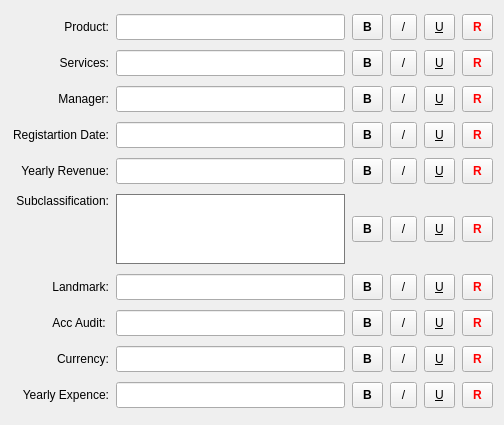
       <widget class="QWidget" name="scrollAreaWidgetContents_6">
        <property name="geometry">
         <rect>
          <x>0</x>
          <y>0</y>
          <width>504</width>
          <height>425</height>
         </rect>
        </property>
        <layout class="QGridLayout" name="gridLayout">
         <item row="0" column="0">
          <widget class="QWidget" name="widget_7" native="true">
           <property name="sizePolicy">
            <sizepolicy hsizetype="Ignored" vsizetype="Preferred">
             <horstretch>0</horstretch>
             <verstretch>0</verstretch>
            </sizepolicy>
           </property>
           <property name="contextMenuPolicy">
            <enum>Qt::NoContextMenu</enum>
           </property>
           <property name="acceptDrops">
            <bool>true</bool>
           </property>
           <property name="styleSheet">
            <string notr="true">font: 9pt &quot;MS Shell Dlg 2&quot;;


</string>
           </property>
           <layout class="QGridLayout" name="gridLayout_12">
            <property name="leftMargin">
             <number>0</number>
            </property>
            <property name="topMargin">
             <number>0</number>
            </property>
            <property name="rightMargin">
             <number>0</number>
            </property>
            <property name="bottomMargin">
             <number>0</number>
            </property>
            <property name="spacing">
             <number>7</number>
            </property>
            <item row="8" column="2">
             <widget class="QPushButton" name="pushButton_125">
              <property name="maximumSize">
               <size>
                <width>16777215</width>
                <height>16777215</height>
               </size>
              </property>
              <property name="styleSheet">
               <string notr="true">padding:10px;
font: 75 8pt &quot;Arial&quot;;
padding-top:5px;
padding-bottom:5px;
font-weight:bold;</string>
              </property>
              <property name="text">
               <string>B</string>
              </property>
             </widget>
            </item>
            <item row="5" column="0" alignment="Qt::AlignTop">
             <widget class="QLabel" name="label_44">
              <property name="text">
               <string>Subclassification:</string>
              </property>
              <property name="alignment">
               <set>Qt::AlignRight|Qt::AlignTrailing|Qt::AlignVCenter</set>
              </property>
             </widget>
            </item>
            <item row="6" column="5">
             <widget class="QPushButton" name="pushButton_120">
              <property name="styleSheet">
               <string notr="true">padding:10px;
padding-top:5px;
padding-bottom:5px;
font-weight:bold;
color:red;</string>
              </property>
              <property name="text">
               <string>R</string>
              </property>
             </widget>
            </item>
            <item row="0" column="4">
             <widget class="QPushButton" name="pushButton_95">
              <property name="styleSheet">
               <string notr="true">padding:10px;
text-decoration: underline;
font: 75 8pt &quot;Arial&quot;;
padding-top:5px;
padding-bottom:5px;
</string>
              </property>
              <property name="text">
               <string>U</string>
              </property>
             </widget>
            </item>
            <item row="0" column="5">
             <widget class="QPushButton" name="pushButton_96">
              <property name="styleSheet">
               <string notr="true">padding:10px;
padding-top:5px;
padding-bottom:5px;
font-weight:bold;
color:red;</string>
              </property>
              <property name="text">
               <string>R</string>
              </property>
             </widget>
            </item>
            <item row="9" column="4">
             <widget class="QPushButton" name="pushButton_131">
              <property name="styleSheet">
               <string notr="true">padding:10px;
text-decoration: underline;
font: 75 8pt &quot;Arial&quot;;
padding-top:5px;
padding-bottom:5px;
</string>
              </property>
              <property name="text">
               <string>U</string>
              </property>
             </widget>
            </item>
            <item row="5" column="2">
             <widget class="QPushButton" name="pushButton_105">
              <property name="styleSheet">
               <string notr="true">padding:10px;
font: 75 8pt &quot;Arial&quot;;
padding-top:5px;
padding-bottom:5px;
font-weight:bold;</string>
              </property>
              <property name="text">
               <string>B</string>
              </property>
             </widget>
            </item>
            <item row="0" column="1">
             <widget class="QLineEdit" name="lineEdit_21">
              <property name="maximumSize">
               <size>
                <width>260</width>
                <height>16777215</height>
               </size>
              </property>
              <property name="contextMenuPolicy">
               <enum>Qt::NoContextMenu</enum>
              </property>
              <property name="styleSheet">
               <string notr="true">padding:4px;</string>
              </property>
             </widget>
            </item>
            <item row="2" column="1">
             <widget class="QLineEdit" name="lineEdit_23">
              <property name="maximumSize">
               <size>
                <width>260</width>
                <height>16777215</height>
               </size>
              </property>
              <property name="contextMenuPolicy">
               <enum>Qt::NoContextMenu</enum>
              </property>
              <property name="styleSheet">
               <string notr="true">padding:4px;</string>
              </property>
             </widget>
            </item>
            <item row="9" column="1">
             <widget class="QLineEdit" name="lineEdit_29">
              <property name="maximumSize">
               <size>
                <width>260</width>
                <height>16777215</height>
               </size>
              </property>
              <property name="contextMenuPolicy">
               <enum>Qt::NoContextMenu</enum>
              </property>
              <property name="styleSheet">
               <string notr="true">padding:4px;</string>
              </property>
             </widget>
            </item>
            <item row="6" column="0">
             <widget class="QLabel" name="label_35">
              <property name="text">
               <string>Landmark:</string>
              </property>
              <property name="alignment">
               <set>Qt::AlignRight|Qt::AlignTrailing|Qt::AlignVCenter</set>
              </property>
             </widget>
            </item>
            <item row="1" column="0">
             <widget class="QLabel" name="label_43">
              <property name="text">
               <string>Services:</string>
              </property>
              <property name="alignment">
               <set>Qt::AlignRight|Qt::AlignTrailing|Qt::AlignVCenter</set>
              </property>
             </widget>
            </item>
            <item row="4" column="3">
             <widget class="QPushButton" name="pushButton_114">
              <property name="maximumSize">
               <size>
                <width>16777215</width>
                <height>16777215</height>
               </size>
              </property>
              <property name="styleSheet">
               <string notr="true">padding:10px;

font: 8pt &quot;Arial&quot;;
padding-top:5px;
padding-bottom:5px;
</string>
              </property>
              <property name="text">
               <string>/</string>
              </property>
             </widget>
            </item>
            <item row="5" column="5">
             <widget class="QPushButton" name="pushButton_108">
              <property name="styleSheet">
               <string notr="true">padding:10px;
padding-top:5px;
padding-bottom:5px;
font-weight:bold;
color:red;</string>
              </property>
              <property name="text">
               <string>R</string>
              </property>
             </widget>
            </item>
            <item row="2" column="5">
             <widget class="QPushButton" name="pushButton_104">
              <property name="styleSheet">
               <string notr="true">padding:10px;
padding-top:5px;
padding-bottom:5px;
font-weight:bold;
color:red;</string>
              </property>
              <property name="text">
               <string>R</string>
              </property>
             </widget>
            </item>
            <item row="1" column="5">
             <widget class="QPushButton" name="pushButton_100">
              <property name="styleSheet">
               <string notr="true">padding:10px;
padding-top:5px;
padding-bottom:5px;
font-weight:bold;
color:red;</string>
              </property>
              <property name="text">
               <string>R</string>
              </property>
             </widget>
            </item>
            <item row="6" column="2">
             <widget class="QPushButton" name="pushButton_117">
              <property name="styleSheet">
               <string notr="true">padding:10px;
font: 75 8pt &quot;Arial&quot;;
padding-top:5px;
padding-bottom:5px;
font-weight:bold;</string>
              </property>
              <property name="text">
               <string>B</string>
              </property>
             </widget>
            </item>
            <item row="5" column="3">
             <widget class="QPushButton" name="pushButton_106">
              <property name="styleSheet">
               <string notr="true">padding:10px;

font: 8pt &quot;Arial&quot;;
padding-top:5px;
padding-bottom:5px;
</string>
              </property>
              <property name="text">
               <string>/</string>
              </property>
             </widget>
            </item>
            <item row="3" column="2">
             <widget class="QPushButton" name="pushButton_109">
              <property name="maximumSize">
               <size>
                <width>16777215</width>
                <height>16777215</height>
               </size>
              </property>
              <property name="styleSheet">
               <string notr="true">padding:10px;
font: 75 8pt &quot;Arial&quot;;
padding-top:5px;
padding-bottom:5px;
font-weight:bold;</string>
              </property>
              <property name="text">
               <string>B</string>
              </property>
             </widget>
            </item>
            <item row="8" column="4">
             <widget class="QPushButton" name="pushButton_127">
              <property name="maximumSize">
               <size>
                <width>16777215</width>
                <height>16777215</height>
               </size>
              </property>
              <property name="styleSheet">
               <string notr="true">padding:10px;
text-decoration: underline;
font: 75 8pt &quot;Arial&quot;;
padding-top:5px;
padding-bottom:5px;
</string>
              </property>
              <property name="text">
               <string>U</string>
              </property>
             </widget>
            </item>
            <item row="8" column="3">
             <widget class="QPushButton" name="pushButton_126">
              <property name="maximumSize">
               <size>
                <width>16777215</width>
                <height>16777215</height>
               </size>
              </property>
              <property name="styleSheet">
               <string notr="true">padding:10px;

font: 8pt &quot;Arial&quot;;
padding-top:5px;
padding-bottom:5px;
</string>
              </property>
              <property name="text">
               <string>/</string>
              </property>
             </widget>
            </item>
            <item row="3" column="0">
             <widget class="QLabel" name="label_37">
              <property name="text">
               <string>Registartion Date:</string>
              </property>
              <property name="alignment">
               <set>Qt::AlignRight|Qt::AlignTrailing|Qt::AlignVCenter</set>
              </property>
             </widget>
            </item>
            <item row="3" column="5">
             <widget class="QPushButton" name="pushButton_112">
              <property name="maximumSize">
               <size>
                <width>16777215</width>
                <height>16777215</height>
               </size>
              </property>
              <property name="styleSheet">
               <string notr="true">padding:10px;
padding-top:5px;
padding-bottom:5px;
font-weight:bold;
color:red;</string>
              </property>
              <property name="text">
               <string>R</string>
              </property>
             </widget>
            </item>
            <item row="7" column="5">
             <widget class="QPushButton" name="pushButton_124">
              <property name="maximumSize">
               <size>
                <width>16777215</width>
                <height>16777215</height>
               </size>
              </property>
              <property name="styleSheet">
               <string notr="true">padding:10px;
padding-top:5px;
padding-bottom:5px;
font-weight:bold;
color:red;</string>
              </property>
              <property name="text">
               <string>R</string>
              </property>
             </widget>
            </item>
            <item row="2" column="2">
             <widget class="QPushButton" name="pushButton_101">
              <property name="styleSheet">
               <string notr="true">padding:10px;
font: 75 8pt &quot;Arial&quot;;
padding-top:5px;
padding-bottom:5px;
font-weight:bold;</string>
              </property>
              <property name="text">
               <string>B</string>
              </property>
             </widget>
            </item>
            <item row="5" column="4">
             <widget class="QPushButton" name="pushButton_107">
              <property name="styleSheet">
               <string notr="true">padding:10px;
text-decoration: underline;
font: 75 8pt &quot;Arial&quot;;
padding-top:5px;
padding-bottom:5px;
</string>
              </property>
              <property name="text">
               <string>U</string>
              </property>
             </widget>
            </item>
            <item row="4" column="4">
             <widget class="QPushButton" name="pushButton_115">
              <property name="maximumSize">
               <size>
                <width>16777215</width>
                <height>16777215</height>
               </size>
              </property>
              <property name="styleSheet">
               <string notr="true">padding:10px;
text-decoration: underline;
font: 75 8pt &quot;Arial&quot;;
padding-top:5px;
padding-bottom:5px;
</string>
              </property>
              <property name="text">
               <string>U</string>
              </property>
             </widget>
            </item>
            <item row="1" column="1">
             <widget class="QLineEdit" name="lineEdit_22">
              <property name="maximumSize">
               <size>
                <width>260</width>
                <height>16777215</height>
               </size>
              </property>
              <property name="contextMenuPolicy">
               <enum>Qt::NoContextMenu</enum>
              </property>
              <property name="styleSheet">
               <string notr="true">padding:4px;</string>
              </property>
             </widget>
            </item>
            <item row="0" column="0">
             <widget class="QLabel" name="label_45">
              <property name="text">
               <string> Product:</string>
              </property>
              <property name="alignment">
               <set>Qt::AlignRight|Qt::AlignTrailing|Qt::AlignVCenter</set>
              </property>
             </widget>
            </item>
            <item row="4" column="1">
             <widget class="QLineEdit" name="lineEdit_26">
              <property name="maximumSize">
               <size>
                <width>260</width>
                <height>16777215</height>
               </size>
              </property>
              <property name="contextMenuPolicy">
               <enum>Qt::NoContextMenu</enum>
              </property>
              <property name="styleSheet">
               <string notr="true">padding:4px;</string>
              </property>
             </widget>
            </item>
            <item row="9" column="3">
             <widget class="QPushButton" name="pushButton_130">
              <property name="styleSheet">
               <string notr="true">padding:10px;

font: 8pt &quot;Arial&quot;;
padding-top:5px;
padding-bottom:5px;
</string>
              </property>
              <property name="text">
               <string>/</string>
              </property>
             </widget>
            </item>
            <item row="1" column="3">
             <widget class="QPushButton" name="pushButton_98">
              <property name="styleSheet">
               <string notr="true">padding:10px;

font: 8pt &quot;Arial&quot;;
padding-top:5px;
padding-bottom:5px;
</string>
              </property>
              <property name="text">
               <string>/</string>
              </property>
             </widget>
            </item>
            <item row="4" column="5">
             <widget class="QPushButton" name="pushButton_116">
              <property name="maximumSize">
               <size>
                <width>16777215</width>
                <height>16777215</height>
               </size>
              </property>
              <property name="styleSheet">
               <string notr="true">padding:10px;
padding-top:5px;
padding-bottom:5px;
font-weight:bold;
color:red;</string>
              </property>
              <property name="text">
               <string>R</string>
              </property>
             </widget>
            </item>
            <item row="6" column="3">
             <widget class="QPushButton" name="pushButton_118">
              <property name="styleSheet">
               <string notr="true">padding:10px;

font: 8pt &quot;Arial&quot;;
padding-top:5px;
padding-bottom:5px;
</string>
              </property>
              <property name="text">
               <string>/</string>
              </property>
             </widget>
            </item>
            <item row="1" column="2">
             <widget class="QPushButton" name="pushButton_97">
              <property name="styleSheet">
               <string notr="true">padding:10px;
font: 75 8pt &quot;Arial&quot;;
padding-top:5px;
padding-bottom:5px;
font-weight:bold;</string>
              </property>
              <property name="text">
               <string>B</string>
              </property>
             </widget>
            </item>
            <item row="7" column="2">
             <widget class="QPushButton" name="pushButton_121">
              <property name="maximumSize">
               <size>
                <width>16777215</width>
                <height>16777215</height>
               </size>
              </property>
              <property name="styleSheet">
               <string notr="true">padding:10px;
font: 75 8pt &quot;Arial&quot;;
padding-top:5px;
padding-bottom:5px;
font-weight:bold;</string>
              </property>
              <property name="text">
               <string>B</string>
              </property>
             </widget>
            </item>
            <item row="8" column="1">
             <widget class="QLineEdit" name="lineEdit_28">
              <property name="maximumSize">
               <size>
                <width>260</width>
                <height>16777215</height>
               </size>
              </property>
              <property name="contextMenuPolicy">
               <enum>Qt::NoContextMenu</enum>
              </property>
              <property name="styleSheet">
               <string notr="true">padding:4px;</string>
              </property>
             </widget>
            </item>
            <item row="6" column="1">
             <widget class="QLineEdit" name="lineEdit_27">
              <property name="maximumSize">
               <size>
                <width>260</width>
                <height>16777215</height>
               </size>
              </property>
              <property name="contextMenuPolicy">
               <enum>Qt::NoContextMenu</enum>
              </property>
              <property name="styleSheet">
               <string notr="true">padding:4px;</string>
              </property>
             </widget>
            </item>
            <item row="1" column="4">
             <widget class="QPushButton" name="pushButton_99">
              <property name="styleSheet">
               <string notr="true">padding:10px;
text-decoration: underline;
font: 75 8pt &quot;Arial&quot;;
padding-top:5px;
padding-bottom:5px;
</string>
              </property>
              <property name="text">
               <string>U</string>
              </property>
             </widget>
            </item>
            <item row="6" column="4">
             <widget class="QPushButton" name="pushButton_119">
              <property name="styleSheet">
               <string notr="true">padding:10px;
text-decoration: underline;
font: 75 8pt &quot;Arial&quot;;
padding-top:5px;
padding-bottom:5px;
</string>
              </property>
              <property name="text">
               <string>U</string>
              </property>
             </widget>
            </item>
            <item row="3" column="1">
             <widget class="QLineEdit" name="lineEdit_25">
              <property name="maximumSize">
               <size>
                <width>260</width>
                <height>16777215</height>
               </size>
              </property>
              <property name="contextMenuPolicy">
               <enum>Qt::NoContextMenu</enum>
              </property>
              <property name="styleSheet">
               <string notr="true">padding:4px;</string>
              </property>
             </widget>
            </item>
            <item row="8" column="0">
             <widget class="QLabel" name="label_41">
              <property name="text">
               <string>Currency:</string>
              </property>
              <property name="alignment">
               <set>Qt::AlignRight|Qt::AlignTrailing|Qt::AlignVCenter</set>
              </property>
             </widget>
            </item>
            <item row="4" column="2">
             <widget class="QPushButton" name="pushButton_113">
              <property name="maximumSize">
               <size>
                <width>16777215</width>
                <height>16777215</height>
               </size>
              </property>
              <property name="styleSheet">
               <string notr="true">padding:10px;
font: 75 8pt &quot;Arial&quot;;
padding-top:5px;
padding-bottom:5px;
font-weight:bold;</string>
              </property>
              <property name="text">
               <string>B</string>
              </property>
             </widget>
            </item>
            <item row="9" column="0">
             <widget class="QLabel" name="label_42">
              <property name="text">
               <string>Yearly Expence:</string>
              </property>
              <property name="alignment">
               <set>Qt::AlignRight|Qt::AlignTrailing|Qt::AlignVCenter</set>
              </property>
             </widget>
            </item>
            <item row="5" column="1">
             <widget class="QTextEdit" name="textEdit_3">
              <property name="sizePolicy">
               <sizepolicy hsizetype="Expanding" vsizetype="Fixed">
                <horstretch>0</horstretch>
                <verstretch>0</verstretch>
               </sizepolicy>
              </property>
              <property name="maximumSize">
               <size>
                <width>260</width>
                <height>70</height>
               </size>
              </property>
              <property name="contextMenuPolicy">
               <enum>Qt::NoContextMenu</enum>
              </property>
              <property name="styleSheet">
               <string notr="true">border: 1px solid ;
border-color: rgb(122, 122, 122);</string>
              </property>
              <property name="tabChangesFocus">
               <bool>true</bool>
              </property>
             </widget>
            </item>
            <item row="7" column="3">
             <widget class="QPushButton" name="pushButton_122">
              <property name="maximumSize">
               <size>
                <width>16777215</width>
                <height>16777215</height>
               </size>
              </property>
              <property name="styleSheet">
               <string notr="true">padding:10px;

font: 8pt &quot;Arial&quot;;
padding-top:5px;
padding-bottom:5px;
</string>
              </property>
              <property name="text">
               <string>/</string>
              </property>
             </widget>
            </item>
            <item row="3" column="3">
             <widget class="QPushButton" name="pushButton_110">
              <property name="maximumSize">
               <size>
                <width>16777215</width>
                <height>16777215</height>
               </size>
              </property>
              <property name="styleSheet">
               <string notr="true">padding:10px;

font: 8pt &quot;Arial&quot;;
padding-top:5px;
padding-bottom:5px;
</string>
              </property>
              <property name="text">
               <string>/</string>
              </property>
             </widget>
            </item>
            <item row="7" column="1">
             <widget class="QLineEdit" name="lineEdit_30">
              <property name="sizePolicy">
               <sizepolicy hsizetype="MinimumExpanding" vsizetype="Fixed">
                <horstretch>0</horstretch>
                <verstretch>0</verstretch>
               </sizepolicy>
              </property>
              <property name="maximumSize">
               <size>
                <width>260</width>
                <height>16777215</height>
               </size>
              </property>
              <property name="contextMenuPolicy">
               <enum>Qt::NoContextMenu</enum>
              </property>
              <property name="styleSheet">
               <string notr="true">padding:4px;</string>
              </property>
             </widget>
            </item>
            <item row="0" column="2">
             <widget class="QPushButton" name="pushButton_93">
              <property name="styleSheet">
               <string notr="true">padding:10px;
font: 75 8pt &quot;Arial&quot;;
padding-top:5px;
padding-bottom:5px;
font-weight:bold;</string>
              </property>
              <property name="text">
               <string>B</string>
              </property>
             </widget>
            </item>
            <item row="3" column="4">
             <widget class="QPushButton" name="pushButton_111">
              <property name="maximumSize">
               <size>
                <width>16777215</width>
                <height>16777215</height>
               </size>
              </property>
              <property name="styleSheet">
               <string notr="true">padding:10px;
text-decoration: underline;
font: 75 8pt &quot;Arial&quot;;
padding-top:5px;
padding-bottom:5px;
</string>
              </property>
              <property name="text">
               <string>U</string>
              </property>
             </widget>
            </item>
            <item row="2" column="3">
             <widget class="QPushButton" name="pushButton_102">
              <property name="styleSheet">
               <string notr="true">padding:10px;

font: 8pt &quot;Arial&quot;;
padding-top:5px;
padding-bottom:5px;
</string>
              </property>
              <property name="text">
               <string>/</string>
              </property>
             </widget>
            </item>
            <item row="7" column="0">
             <widget class="QLabel" name="label_38">
              <property name="text">
               <string>Acc Audit: </string>
              </property>
              <property name="alignment">
               <set>Qt::AlignRight|Qt::AlignTrailing|Qt::AlignVCenter</set>
              </property>
             </widget>
            </item>
            <item row="2" column="4">
             <widget class="QPushButton" name="pushButton_103">
              <property name="styleSheet">
               <string notr="true">padding:10px;
text-decoration: underline;
font: 75 8pt &quot;Arial&quot;;
padding-top:5px;
padding-bottom:5px;
</string>
              </property>
              <property name="text">
               <string>U</string>
              </property>
             </widget>
            </item>
            <item row="9" column="2">
             <widget class="QPushButton" name="pushButton_129">
              <property name="styleSheet">
               <string notr="true">padding:10px;
font: 75 8pt &quot;Arial&quot;;
padding-top:5px;
padding-bottom:5px;
font-weight:bold;</string>
              </property>
              <property name="text">
               <string>B</string>
              </property>
             </widget>
            </item>
            <item row="8" column="5">
             <widget class="QPushButton" name="pushButton_128">
              <property name="maximumSize">
               <size>
                <width>16777215</width>
                <height>16777215</height>
               </size>
              </property>
              <property name="styleSheet">
               <string notr="true">padding:10px;
padding-top:5px;
padding-bottom:5px;
font-weight:bold;
color:red;</string>
              </property>
              <property name="text">
               <string>R</string>
              </property>
             </widget>
            </item>
            <item row="2" column="0">
             <widget class="QLabel" name="label_39">
              <property name="text">
               <string>Manager:</string>
              </property>
              <property name="alignment">
               <set>Qt::AlignRight|Qt::AlignTrailing|Qt::AlignVCenter</set>
              </property>
             </widget>
            </item>
            <item row="7" column="4">
             <widget class="QPushButton" name="pushButton_123">
              <property name="maximumSize">
               <size>
                <width>16777215</width>
                <height>16777215</height>
               </size>
              </property>
              <property name="styleSheet">
               <string notr="true">padding:10px;
text-decoration: underline;
font: 75 8pt &quot;Arial&quot;;
padding-top:5px;
padding-bottom:5px;
</string>
              </property>
              <property name="text">
               <string>U</string>
              </property>
             </widget>
            </item>
            <item row="4" column="0">
             <widget class="QLabel" name="label_47">
              <property name="text">
               <string>   Yearly Revenue:</string>
              </property>
              <property name="alignment">
               <set>Qt::AlignRight|Qt::AlignTrailing|Qt::AlignVCenter</set>
              </property>
             </widget>
            </item>
            <item row="0" column="3">
             <widget class="QPushButton" name="pushButton_94">
              <property name="styleSheet">
               <string notr="true">padding:10px;

font: 8pt &quot;Arial&quot;;
padding-top:5px;
padding-bottom:5px;
</string>
              </property>
              <property name="text">
               <string>/</string>
              </property>
             </widget>
            </item>
            <item row="9" column="5">
             <widget class="QPushButton" name="pushButton_132">
              <property name="styleSheet">
               <string notr="true">padding:10px;
padding-top:5px;
padding-bottom:5px;
font-weight:bold;
color:red;</string>
              </property>
              <property name="text">
               <string>R</string>
              </property>
             </widget>
            </item>
           </layout>
          </widget>
         </item>
        </layout>
       </widget>
